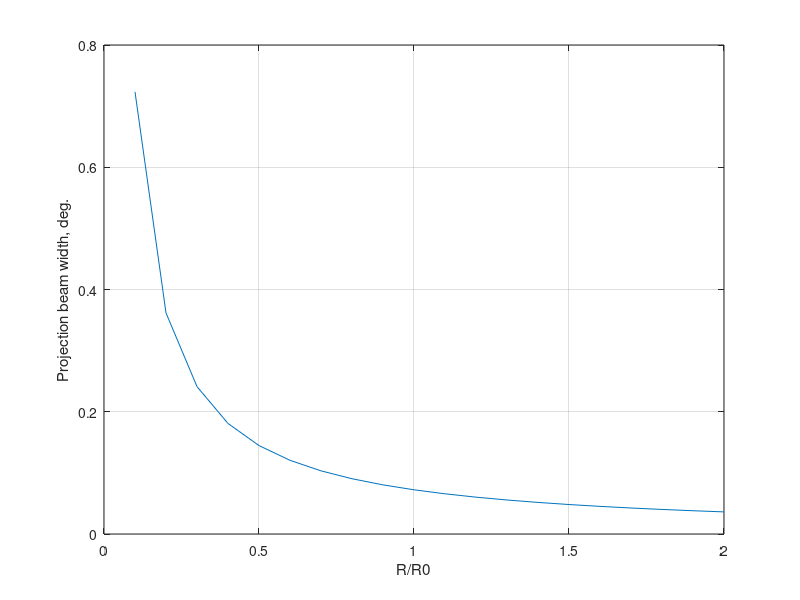
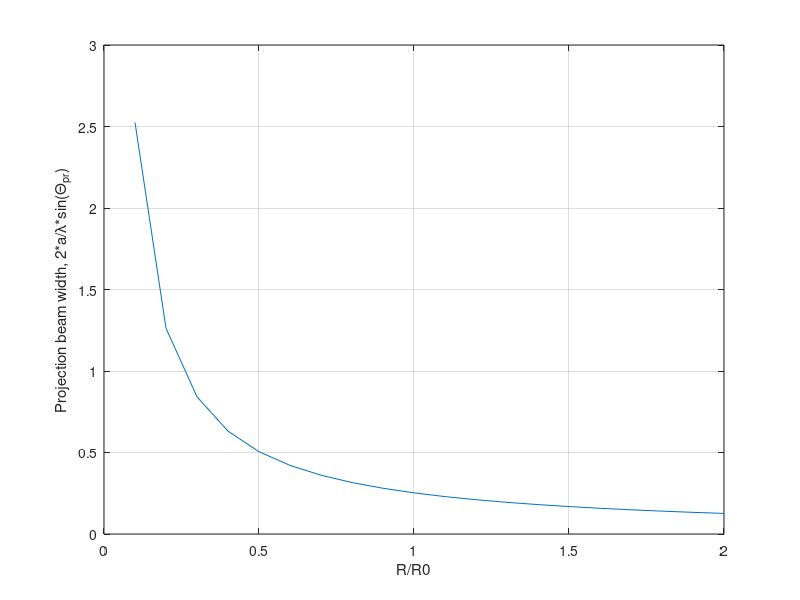

Write the MATLAB code that produced these figures, in order.
clear all;
clc;

% This programm calculates projection beam width for circular aperture

a = 10;     % Aperture radius, m
sc = 0.01; % Scale parameter
b = a*sc;   % Zond aperture radius

lam = a/100;    % Wavelength in free space
R0 = 8*a^2/lam; % Standard far zone griteria, m
R = R0*0.1:0.1*R0:2*R0; % Distance to zond

C = a*R./(R.^2 + b^2);

Th_pr = asin(C + sqrt(C.^2 - (a^2 - b^2)./(R.^2 + b^2))); % Upper boundary of projection beam

figure(1);  % Projection beam in degrees
plot(R/R0, Th_pr*180/pi); grid
xlabel('R/R0');
ylabel('Projection beam width, deg.');


figure(2);  % Normalized projection beam
plot(R/R0, 2*a/lam*sin(Th_pr)); grid
xlabel('R/R0');
ylabel('Projection beam width, 2*a/\lambda*sin(\Theta_p_r)');

